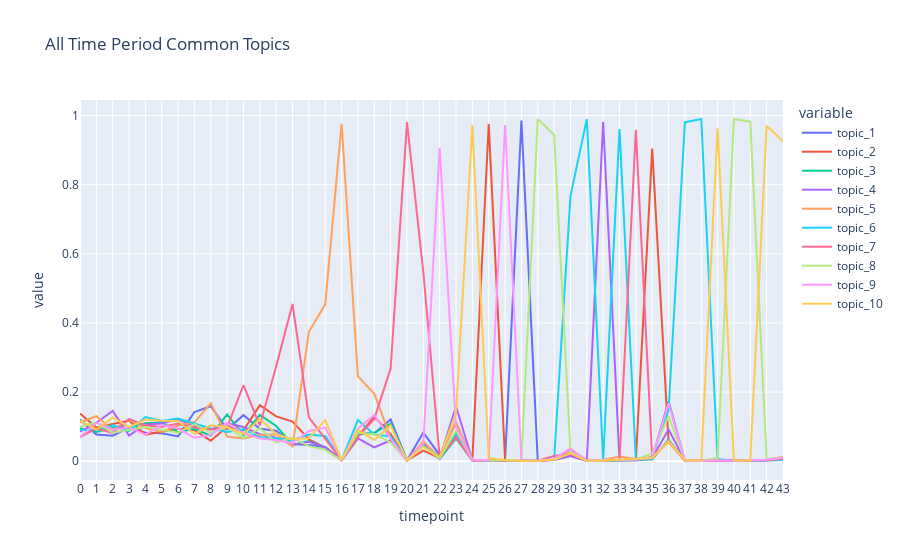

Notebook cell for this chart:
### Code cell
td = pd.DataFrame()
for timepoint in range(best_mdl.num_timepoints):
    td_tmp = pd.DataFrame(
        np.stack([doc.get_topic_dist() for doc in best_mdl.docs if doc.timepoint == timepoint]),
        columns=["topic_{}".format(i + 1) for i in range(best_mdl.k)],
    )
    td_tmp["timepoint"] = timepoint
    td = pd.concat([td, td_tmp], ignore_index=True)
    del td_tmp

import plotly.express as px
fig = px.line(td, x="timepoint", y=td.columns,
            #   hover_data={"timepoint": "|%B %d, %Y"},
              title='All Time Period Common Topics')
fig.update_xaxes(
    dtick="M1",
    tickformat="%b %d",
    ticklabelmode="period")
fig.show()

# save the figure to html
fig.write_html('./main_df_output/MD_DTM_topic_plot.html')

### Figure 1 — Plotly figure (JSON) as saved in the notebook; plotly's stock layout.template omitted (floating-point values rounded to 4 significant figures)
{"data": [{"hovertemplate": "variable=topic_1<br>timepoint=%{x}<br>value=%{y}<extra></extra>", "legendgroup": "topic_1", "line": {"color": "#636efa", "dash": "solid"}, "marker": {"symbol": "circle"}, "mode": "lines", "name": "topic_1", "orientation": "v", "showlegend": true, "type": "scatter", "x": [0, 1, 2, 3, 4, 5, 6, 7, 8, 9, 10, 11, 12, 13, 14, 15, 16, 17, 18, 19, 20, 21, 22, 23, 24, 25, 26, 27, 28, 29, 30, 31, 32, 33, 34, 35, 36, 37, 38, 39, 40, 41, 42, 43], "xaxis": "x", "y": [0.1205, 0.07717, 0.07379, 0.09733, 0.08264, 0.08095, 0.07175, 0.1424, 0.1591, 0.09252, 0.1332, 0.09395, 0.08788, 0.04988, 0.04695, 0.04135, 0.00322, 0.08165, 0.081, 0.1209, 0.002093, 0.0828, 0.01755, 0.1118, 0.002528, 0.002023, 0.004272, 0.9857, 0.001143, 0.005446, 0.03483, 0.001458, 0.001655, 0.002869, 0.004398, 0.008272, 0.1735, 0.001492, 0.0009189, 0.002875, 0.001102, 0.002381, 0.002402, 0.009588], "yaxis": "y"}, {"hovertemplate": "variable=topic_2<br>timepoint=%{x}<br>value=%{y}<extra></extra>", "legendgroup": "topic_2", "line": {"color": "#EF553B", "dash": "solid"}, "marker": {"symbol": "circle"}, "mode": "lines", "name": "topic_2", "orientation": "v", "showlegend": true, "type": "scatter", "x": [0, 1, 2, 3, 4, 5, 6, 7, 8, 9, 10, 11, 12, 13, 14, 15, 16, 17, 18, 19, 20, 21, 22, 23, 24, 25, 26, 27, 28, 29, 30, 31, 32, 33, 34, 35, 36, 37, 38, 39, 40, 41, 42, 43], "xaxis": "x", "y": [0.138, 0.09721, 0.1077, 0.1168, 0.07695, 0.08454, 0.09409, 0.0895, 0.05944, 0.09957, 0.08945, 0.1619, 0.1297, 0.1144, 0.06332, 0.03914, 0.001845, 0.07174, 0.1292, 0.0786, 0.002365, 0.03088, 0.008949, 0.07442, 0.00575, 0.9755, 0.004378, 0.001623, 0.0008404, 0.005909, 0.03541, 0.0005875, 0.001281, 0.003515, 0.003431, 0.9045, 0.05674, 0.002085, 0.000828, 0.003284, 0.001024, 0.001843, 0.002619, 0.006536], "yaxis": "y"}, {"hovertemplate": "variable=topic_3<br>timepoint=%{x}<br>value=%{y}<extra></extra>", "legendgroup": "topic_3", "line": {"color": "#00cc96", "dash": "solid"}, "marker": {"symbol": "circle"}, "mode": "lines", "name": "topic_3", "orientation": "v", "showlegend": true, "type": "scatter", "x": [0, 1, 2, 3, 4, 5, 6, 7, 8, 9, 10, 11, 12, 13, 14, 15, 16, 17, 18, 19, 20, 21, 22, 23, 24, 25, 26, 27, 28, 29, 30, 31, 32, 33, 34, 35, 36, 37, 38, 39, 40, 41, 42, 43], "xaxis": "x", "y": [0.09567, 0.08446, 0.09688, 0.09672, 0.11, 0.1127, 0.08364, 0.0936, 0.07355, 0.1356, 0.07499, 0.1338, 0.1018, 0.04681, 0.05793, 0.03929, 0.002762, 0.07756, 0.08212, 0.1089, 0.003452, 0.0472, 0.00646, 0.06622, 0.002427, 0.002658, 0.002994, 0.0007348, 0.001068, 0.004984, 0.01646, 0.001095, 0.00143, 0.002223, 0.00291, 0.00548, 0.06157, 0.001888, 0.001283, 0.003079, 0.0005548, 0.002274, 0.003054, 0.01011], "yaxis": "y"}, {"hovertemplate": "variable=topic_4<br>timepoint=%{x}<br>value=%{y}<extra></extra>", "legendgroup": "topic_4", "line": {"color": "#ab63fa", "dash": "solid"}, "marker": {"symbol": "circle"}, "mode": "lines", "name": "topic_4", "orientation": "v", "showlegend": true, "type": "scatter", "x": [0, 1, 2, 3, 4, 5, 6, 7, 8, 9, 10, 11, 12, 13, 14, 15, 16, 17, 18, 19, 20, 21, 22, 23, 24, 25, 26, 27, 28, 29, 30, 31, 32, 33, 34, 35, 36, 37, 38, 39, 40, 41, 42, 43], "xaxis": "x", "y": [0.08533, 0.1112, 0.1452, 0.07422, 0.1065, 0.1091, 0.1211, 0.1014, 0.09185, 0.1098, 0.09873, 0.07818, 0.0681, 0.04681, 0.05621, 0.04076, 0.00173, 0.06593, 0.0397, 0.06055, 0.00164, 0.05417, 0.007252, 0.1588, 0.002024, 0.001917, 0.002354, 0.001139, 0.000689, 0.003249, 0.01492, 0.0009501, 0.9809, 0.002592, 0.003058, 0.009087, 0.09145, 0.002184, 0.00192, 0.004512, 0.001571, 0.002058, 0.002619, 0.003589], "yaxis": "y"}, {"hovertemplate": "variable=topic_5<br>timepoint=%{x}<br>value=%{y}<extra></extra>", "legendgroup": "topic_5", "line": {"color": "#FFA15A", "dash": "solid"}, "marker": {"symbol": "circle"}, "mode": "lines", "name": "topic_5", "orientation": "v", "showlegend": true, "type": "scatter", "x": [0, 1, 2, 3, 4, 5, 6, 7, 8, 9, 10, 11, 12, 13, 14, 15, 16, 17, 18, 19, 20, 21, 22, 23, 24, 25, 26, 27, 28, 29, 30, 31, 32, 33, 34, 35, 36, 37, 38, 39, 40, 41, 42, 43], "xaxis": "x", "y": [0.1125, 0.13, 0.09058, 0.1186, 0.09591, 0.08505, 0.1035, 0.1125, 0.1676, 0.07136, 0.06589, 0.07609, 0.07776, 0.04266, 0.3744, 0.4537, 0.9769, 0.2456, 0.1949, 0.06802, 0.0009152, 0.05758, 0.009967, 0.114, 0.002628, 0.001493, 0.001822, 0.001058, 0.001068, 0.003943, 0.0256, 0.0008776, 0.003453, 0.01366, 0.006407, 0.01211, 0.05472, 0.00169, 0.0009189, 0.002875, 0.0008673, 0.00195, 0.004249, 0.01275], "yaxis": "y"}, {"hovertemplate": "variable=topic_6<br>timepoint=%{x}<br>value=%{y}<extra></extra>", "legendgroup": "topic_6", "line": {"color": "#19d3f3", "dash": "solid"}, "marker": {"symbol": "circle"}, "mode": "lines", "name": "topic_6", "orientation": "v", "showlegend": true, "type": "scatter", "x": [0, 1, 2, 3, 4, 5, 6, 7, 8, 9, 10, 11, 12, 13, 14, 15, 16, 17, 18, 19, 20, 21, 22, 23, 24, 25, 26, 27, 28, 29, 30, 31, 32, 33, 34, 35, 36, 37, 38, 39, 40, 41, 42, 43], "xaxis": "x", "y": [0.09018, 0.08992, 0.1035, 0.08699, 0.1279, 0.1163, 0.1236, 0.1092, 0.09446, 0.08468, 0.09231, 0.06913, 0.06644, 0.06108, 0.0771, 0.07268, 0.002762, 0.1191, 0.0774, 0.07185, 0.001912, 0.04482, 0.01189, 0.08019, 0.004139, 0.001493, 0.002567, 0.0009771, 0.001673, 0.00614, 0.7667, 0.9896, 0.003528, 0.9609, 0.004026, 0.01176, 0.1475, 0.9801, 0.9899, 0.006353, 0.0008673, 0.001304, 0.002728, 0.003694], "yaxis": "y"}, {"hovertemplate": "variable=topic_7<br>timepoint=%{x}<br>value=%{y}<extra></extra>", "legendgroup": "topic_7", "line": {"color": "#FF6692", "dash": "solid"}, "marker": {"symbol": "circle"}, "mode": "lines", "name": "topic_7", "orientation": "v", "showlegend": true, "type": "scatter", "x": [0, 1, 2, 3, 4, 5, 6, 7, 8, 9, 10, 11, 12, 13, 14, 15, 16, 17, 18, 19, 20, 21, 22, 23, 24, 25, 26, 27, 28, 29, 30, 31, 32, 33, 34, 35, 36, 37, 38, 39, 40, 41, 42, 43], "xaxis": "x", "y": [0.06982, 0.09478, 0.08189, 0.1222, 0.1038, 0.09887, 0.1089, 0.09729, 0.09202, 0.09839, 0.2203, 0.1032, 0.2749, 0.4548, 0.1271, 0.06356, 0.002762, 0.07045, 0.1224, 0.268, 0.9804, 0.5469, 0.01155, 0.06804, 0.001722, 0.001705, 0.001928, 0.002754, 0.001446, 0.01539, 0.02031, 0.001965, 0.001805, 0.004345, 0.9589, 0.007574, 0.05876, 0.001987, 0.001192, 0.002465, 0.001492, 0.001735, 0.002402, 0.007062], "yaxis": "y"}, {"hovertemplate": "variable=topic_8<br>timepoint=%{x}<br>value=%{y}<extra></extra>", "legendgroup": "topic_8", "line": {"color": "#B6E880", "dash": "solid"}, "marker": {"symbol": "circle"}, "mode": "lines", "name": "topic_8", "orientation": "v", "showlegend": true, "type": "scatter", "x": [0, 1, 2, 3, 4, 5, 6, 7, 8, 9, 10, 11, 12, 13, 14, 15, 16, 17, 18, 19, 20, 21, 22, 23, 24, 25, 26, 27, 28, 29, 30, 31, 32, 33, 34, 35, 36, 37, 38, 39, 40, 41, 42, 43], "xaxis": "x", "y": [0.1005, 0.1118, 0.08249, 0.09125, 0.09916, 0.09119, 0.08256, 0.1076, 0.08226, 0.09918, 0.06624, 0.09557, 0.05466, 0.06741, 0.04351, 0.03297, 0.002647, 0.08294, 0.07802, 0.05417, 0.003634, 0.04185, 0.008044, 0.08945, 0.003132, 0.001705, 0.003526, 0.002834, 0.9899, 0.9435, 0.02714, 0.001023, 0.001131, 0.003146, 0.005142, 0.02212, 0.1305, 0.002085, 0.00101, 0.009115, 0.9898, 0.9822, 0.005444, 0.01117], "yaxis": "y"}, {"hovertemplate": "variable=topic_9<br>timepoint=%{x}<br>value=%{y}<extra></extra>", "legendgroup": "topic_9", "line": {"color": "#FF97FF", "dash": "solid"}, "marker": {"symbol": "circle"}, "mode": "lines", "name": "topic_9", "orientation": "v", "showlegend": true, "type": "scatter", "x": [0, 1, 2, 3, 4, 5, 6, 7, 8, 9, 10, 11, 12, 13, 14, 15, 16, 17, 18, 19, 20, 21, 22, 23, 24, 25, 26, 27, 28, 29, 30, 31, 32, 33, 34, 35, 36, 37, 38, 39, 40, 41, 42, 43], "xaxis": "x", "y": [0.06982, 0.1118, 0.09118, 0.09733, 0.07668, 0.1045, 0.09445, 0.06775, 0.07581, 0.1105, 0.0807, 0.06635, 0.06025, 0.05295, 0.08744, 0.0974, 0.002647, 0.09457, 0.1338, 0.06547, 0.001278, 0.05165, 0.9069, 0.09825, 0.003333, 0.003293, 0.9725, 0.00235, 0.001143, 0.006834, 0.03589, 0.001023, 0.003078, 0.002961, 0.004844, 0.009901, 0.1675, 0.003173, 0.000737, 0.002977, 0.001024, 0.002381, 0.003923, 0.01001], "yaxis": "y"}, {"hovertemplate": "variable=topic_10<br>timepoint=%{x}<br>value=%{y}<extra></extra>", "legendgroup": "topic_10", "line": {"color": "#FECB52", "dash": "solid"}, "marker": {"symbol": "circle"}, "mode": "lines", "name": "topic_10", "orientation": "v", "showlegend": true, "type": "scatter", "x": [0, 1, 2, 3, 4, 5, 6, 7, 8, 9, 10, 11, 12, 13, 14, 15, 16, 17, 18, 19, 20, 21, 22, 23, 24, 25, 26, 27, 28, 29, 30, 31, 32, 33, 34, 35, 36, 37, 38, 39, 40, 41, 42, 43], "xaxis": "x", "y": [0.1176, 0.09174, 0.1269, 0.09854, 0.1206, 0.1168, 0.1164, 0.07883, 0.1039, 0.09839, 0.0782, 0.1218, 0.07852, 0.06325, 0.06612, 0.1192, 0.002762, 0.09048, 0.0614, 0.1036, 0.002274, 0.04215, 0.01144, 0.1388, 0.9723, 0.008165, 0.003633, 0.0008156, 0.001068, 0.004637, 0.02271, 0.001458, 0.00173, 0.003792, 0.006854, 0.009203, 0.05775, 0.003271, 0.001283, 0.9625, 0.001649, 0.001843, 0.9706, 0.9255], "yaxis": "y"}], "layout": {"legend": {"title": {"text": "variable"}, "tracegroupgap": 0}, "title": {"text": "All Time Period Common Topics"}, "xaxis": {"anchor": "y", "domain": [0, 1], "dtick": "M1", "tickformat": "%b %d", "ticklabelmode": "period", "title": {"text": "timepoint"}}, "yaxis": {"anchor": "x", "domain": [0, 1], "title": {"text": "value"}}}}
